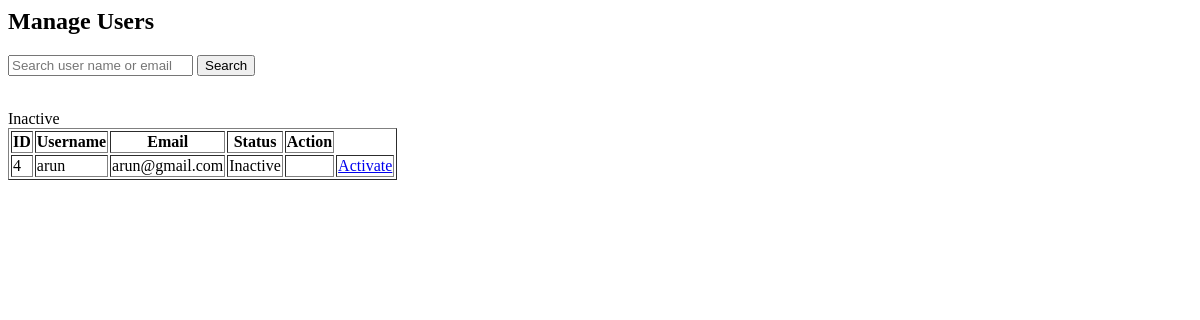
Before: /admin/users with the older database file.
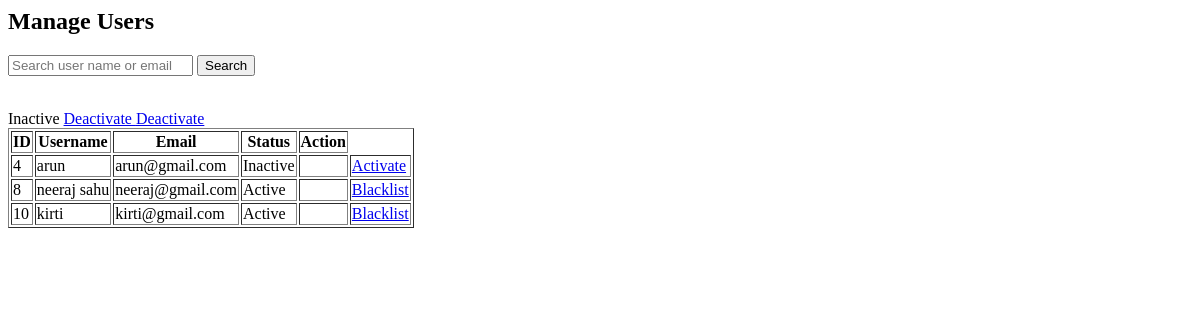
After: the same page with the newer database file.
### models.py (models this page shows)
class User(db.Model):
    __tablename__ = "users"
    id = db.Column(db.Integer, primary_key=True)
    username = db.Column(db.String(100), unique=True, nullable=False)
    email = db.Column(db.String(150), unique=True, nullable=False)
    password = db.Column(db.String(255), nullable=False)
    role = db.Column(db.String(20), nullable=False)
    is_active = db.Column(db.Boolean, default=True)
    is_blacklisted = db.Column(db.Boolean, default=False)
    created_at = db.Column(
        db.DateTime,
        default=datetime.utcnow
    )
    bookings = db.relationship(
        "Booking",
        backref="user",
        lazy=True,
        cascade="all, delete-orphan"
    )
    staff_profile = db.relationship(
        "StaffProfile",
        backref="user",
        uselist=False
    )

### app.py (the view)
@app.route("/admin/users")
def manage_users():
    search = request.args.get("search")
    users = User.query.filter_by(role="user")
    if search:
        users = users.filter(
            (User.username.contains(search)) |
            (User.email.contains(search))
        )
    users = users.all()
    return render_template(
        "manage_users.html",
        users=users
    )

### templates/manage_users.html (shortened to what this page needs)
<h2>Manage Users</h2>
<form method="GET">
    <input
        type="text"
        name="search"
        placeholder="Search user name or email">
    <button type="submit">
        Search
    </button>
</form>
<table border="1">
    <tr>
        <th>ID</th>
        <th>Username</th>
        <th>Email</th>
        <th>Status</th>
        <th>Action</th>
    </tr>
    {% for user in users %}
    <tr>
        <td>{{ user.id }}</td>
        <td>{{ user.username }}</td>
        <td>{{ user.email }}</td>
        <td>
            {% if user.is_active %}
                Active
            {% else %}
                Inactive
            {% endif %}
        </td>
        <td>
            <td>
    {% if user.is_blacklisted %}
        <a href="/activate-user/{{ user.id }}">
            Activate
        </a>
    {% else %}
        <a href="/blacklist-user/{{ user.id }}">
            Blacklist
        </a>
    {% endif %}
</td>
    {% if user.is_active %}
    <a href="/deactivate-user/{{ user.id }}">
        Deactivate
    </a>
    {% else %}
    Inactive
    {% endif %}
</td>
    </tr>
    {% endfor %}
</table>

Changed rows visible on the page:
added User: id "8", username "neeraj sahu", email "neeraj@gmail.com", is_active "Active"
added User: id "10", username "kirti", email "kirti@gmail.com", is_active "Active"
